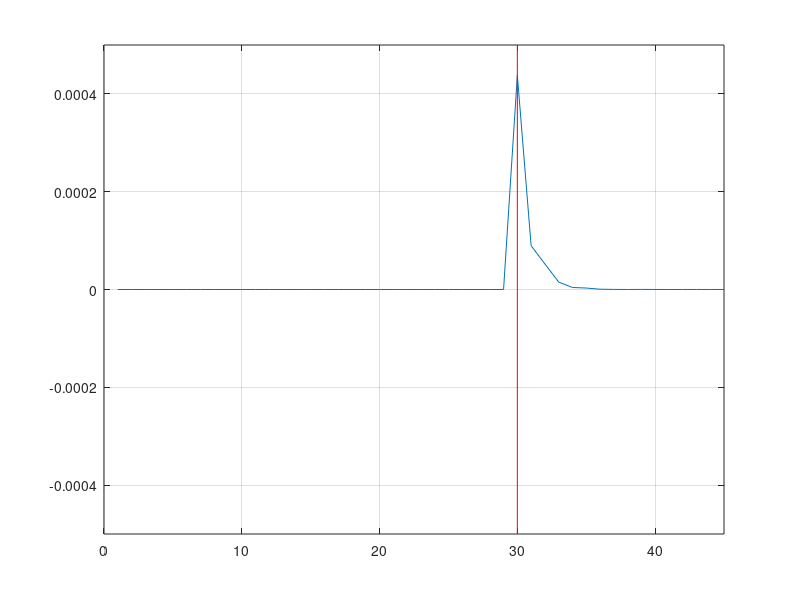

Write the MATLAB code that produced this figure.
clear all
clc

    
permeability=4*pi*1e-7;  %Free Space
permitivity=8.85e-12;    %Free Space
c=1/sqrt(permeability*permitivity);           
                      
m=45; 
ex=zeros(1,m);
hy=zeros(1,m);
cb=zeros(1,m);
eaf=zeros(1,m);
s=zeros(1,m);
dt=zeros(1,m);
p=zeros(1,m);
SAR=zeros(1,m);

dx = .01;
dt = dx/(2*c);
d0 = 0.3;                       
                                  
%region

k1=fix(d0/dx);% blood



% free space
permitivity(1,1:k1)=1;
dt(1,1:k1) = dx/(2*c);  
s(1,1:k1) = 0;

% blood
permitivity(1,k1:m)=  61.36  ;
dt(1,k1:m) = dx/(2*c); 
s(1,k1:m) = 1.5379;






ex_left_m1 = 0;
ex_left_m2 = 0;
ex_right_m1 = 0;
ex_right_m2 = 0;
ex_left_b1_m1 = 0;
ex_left_b1_m2 = 0;


iteration = 500;                       

for n = 1:iteration
    for k = 2:45
        eaf =dt(1,k)*s(1,k)/(2*permitivity(1,k)*8.85e-12);
        ca=(1-eaf)/(1+eaf);
        cb=0.5/(permitivity(1,k)*(1+eaf));
        
        ex(1,k) = ca*ex(1,k) + cb*(hy(1,k-1) - hy(1,k));
        p(1,k)=(ex(1,k)^2)*s(1,k)/2;
        SAR(1,k)=((ex(1,k)^2)*s(1,k))/(2*(1060));
    end
    source = sin(2*pi*900*10^(6)*dt(1,1)*n);       
     ex(1,2) = source;
    
    % Boundaries
    if n>2
        KE=45;
        kc=30;
        % Left boundary
        ex(1,1) = ex_left_m2;      % set left boundary of ex(1) by the value of ex(2)@n-2
        ex_left_m2 = ex_left_m1;   % set the value of ex(2)@n-2 by the value of ex(2)@n-1
        ex_left_m1 = ex(1,2);      % set the value of ex(2)@n-1 by the value of ex(2)@n (current value)
        % Right boundary
        ex(1,KE) = ex_right_m2;    % set right boundary of ex(201) by the value of ex(200)@n-2
        ex_right_m2 = ex_right_m1; % set the value of ex(200)@n-2 by the value of ex(200)@n-1
        ex_right_m1 = ex(1,KE-1);  % set the value of ex(200)@n-1 by the value of ex(200)@n (current value)
        
        % dielectric edge
        ex(1,kc) = ex_left_b1_m2;
        ex_left_b1_m2 = ex_left_b1_m1;
        ex_left_b1_m1 = ex(1,kc-1);
    end
   
    for k = 1:44
         hy(1,k) = hy(1,k) + .5*(ex(1,k) - ex(1,k+1));  
    end
 
    plot(SAR);grid
    grid on
    axis([0 m -0.0005 0.0005]); 
    line([k1,k1],[-.0005,.0005],'Color','r');
     
  
    frame = getframe();
    
    
end